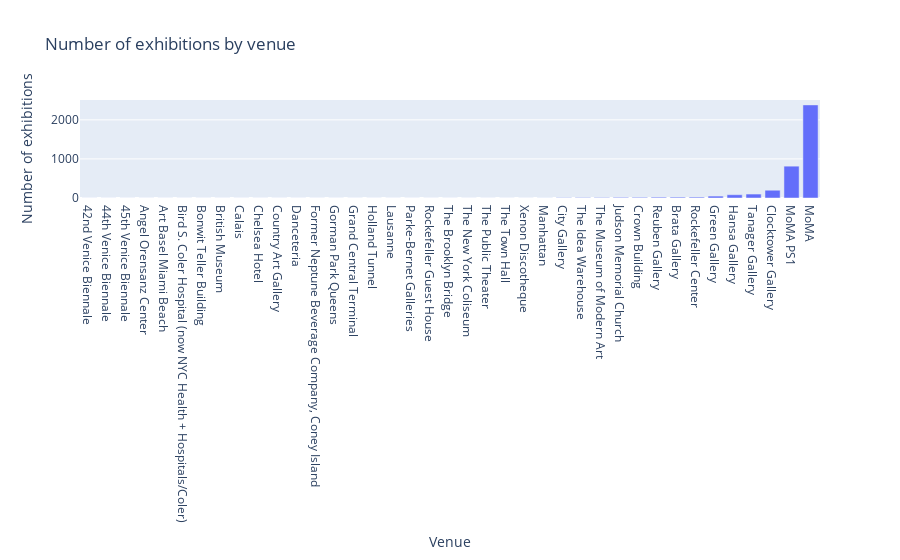

Notebook cell for this chart:
### Markdown cell above
# Number of exhibitions per venue

### Code cell
with open(os.path.join(output_activity_dir, activity_all_file), 'r') as json_file:
    events_venue = {}
    number_dict = {}

    data = json.load(json_file)
    for event in data.get("events"):
        venue = event.get("venue")

        
        
        if venue in number_dict:
            number_dict[venue] += 1
            events_venue[venue].append(event)
        else:
            number_dict[venue] = 1
            events_venue[venue] = [event]
        
    number_dict = SortedDict(number_dict)

    # sort by number
    number_dict = dict(sorted(number_dict.items(), key=lambda item: item[1]))

    for venue in events_venue:
        venue_filename = venue.replace(" ", "")
        venue_filename = venue_filename.replace(".", "")
        venue_filename = venue_filename.replace("/", "")
        with open(output_datavis_venue_exhibitions + venue_filename + '.json', 'w') as ex_file:
            ex_file.write(json.dumps({"meta": {"venue": venue, "exhibition_count": number_dict[venue]},"events": events_venue[venue]},indent=2))


    venue_index = []

    for venue in number_dict:
        venue_filename = venue.replace(" ", "")
        venue_filename = venue_filename.replace(".", "")
        venue_filename = venue_filename.replace("/", "")
        venue_index.append({"name": venue, "filename": venue_filename,  "number_exhibitions": number_dict[venue]})

    with open(output_datavis_venue_exhibitions + '/index.json', 'w') as ex_file:
            ex_file.write(json.dumps({"venues": venue_index}))

x_values = number_dict.keys()
y_values = number_dict.values()

fig = px.bar(x=x_values, y=y_values, 
labels={"x": "Venue", "y": "Number of exhibitions"},
title="Number of exhibitions by venue"
)
fig.show()

### Figure 1 — Plotly figure (JSON) as saved in the notebook; plotly's stock layout.template omitted (floating-point values rounded to 4 significant figures)
{"data": [{"alignmentgroup": "True", "hovertemplate": "Venue=%{x}<br>Number of exhibitions=%{y}<extra></extra>", "legendgroup": "", "marker": {"color": "#636efa", "pattern": {"shape": ""}}, "name": "", "offsetgroup": "", "orientation": "v", "showlegend": false, "textposition": "auto", "type": "bar", "x": ["42nd Venice Biennale", "44th Venice Biennale", "45th Venice Biennale", "Angel Orensanz Center", "Art Basel Miami Beach", "Bird S. Coler Hospital (now NYC Health + Hospitals/Coler)", "Bonwit Teller Building", "British Museum", "Calais", "Chelsea Hotel", "Country Art Gallery", "Danceteria", "Former Neptune Beverage Company, Coney Island", "Gorman Park Queens", "Grand Central Terminal", "Holland Tunnel", "Lausanne", "Parke-Bernet Galleries", "Rockefeller Guest House", "The Brooklyn Bridge", "The New York Coliseum", "The Public Theater", "The Town Hall", "Xenon Discotheque", "Manhattan", "City Gallery", "The Idea Warehouse", "The Museum of Modern Art", "Judson Memorial Church", "Crown Building", "Reuben Gallery", "Brata Gallery", "Rockefeller Center", "Green Gallery", "Hansa Gallery", "Tanager Gallery", "Clocktower Gallery", "MoMA PS1", "MoMA"], "xaxis": "x", "y": [1, 1, 1, 1, 1, 1, 1, 1, 1, 1, 1, 1, 1, 1, 1, 1, 1, 1, 1, 1, 1, 1, 1, 1, 2, 8, 11, 12, 16, 17, 21, 22, 23, 49, 84, 101, 199, 815, 2383], "yaxis": "y"}], "layout": {"barmode": "relative", "legend": {"tracegroupgap": 0}, "title": {"text": "Number of exhibitions by venue"}, "xaxis": {"anchor": "y", "domain": [0, 1], "title": {"text": "Venue"}}, "yaxis": {"anchor": "x", "domain": [0, 1], "title": {"text": "Number of exhibitions"}}}}
